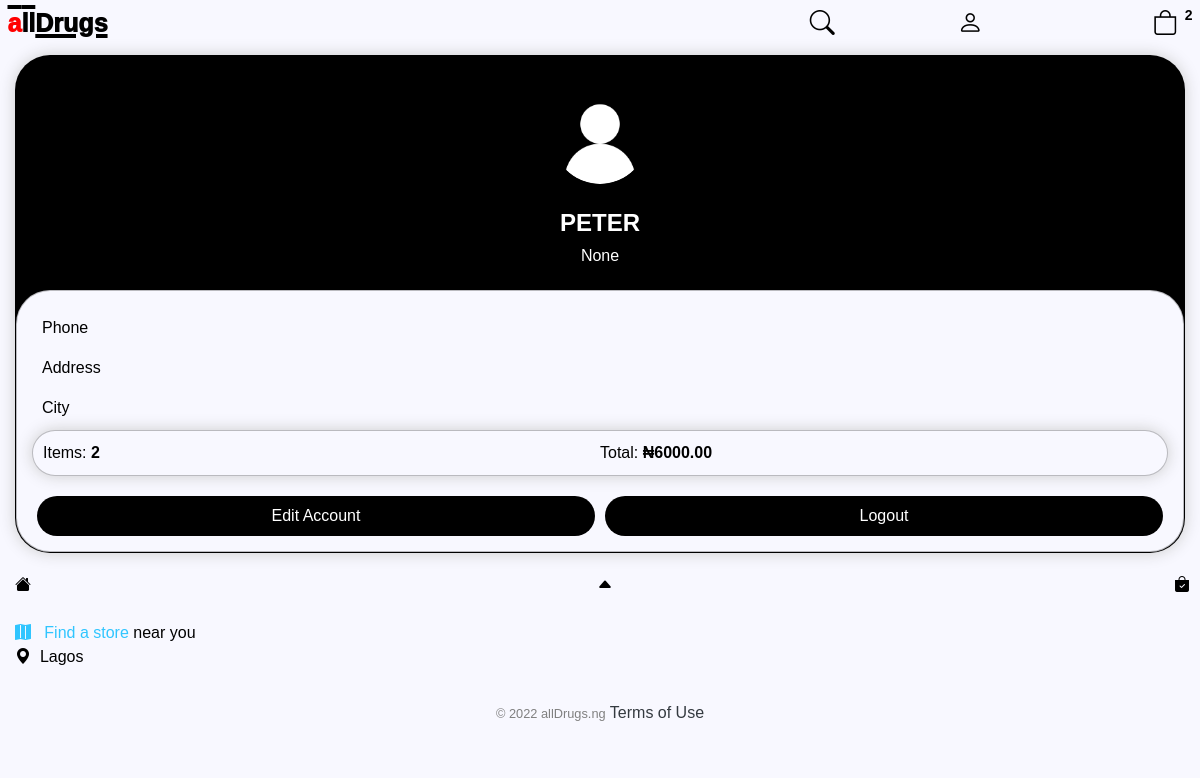
The app's page /account/ (signed in), older data.
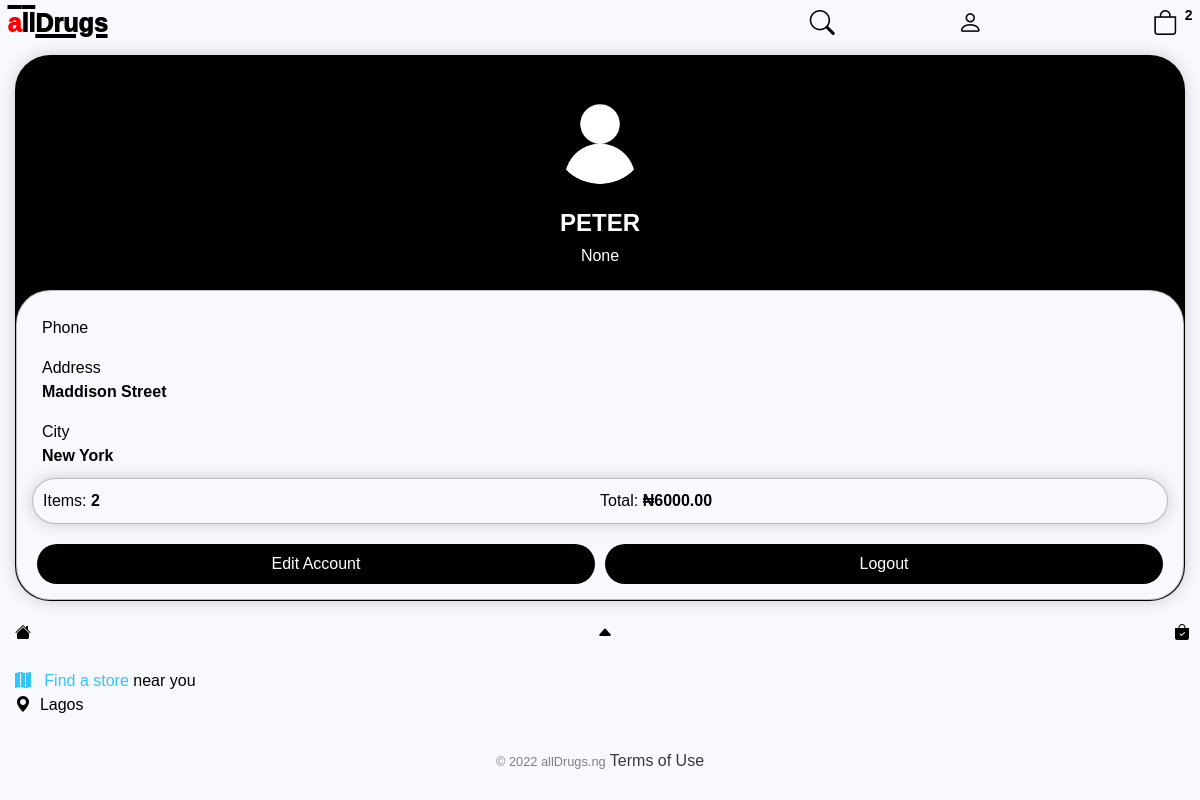
The same page, newer data.
### store/models.py (models this page shows, shortened)
class ShippingAddress(models.Model):
    customer = models.ForeignKey(Customer, on_delete=models.SET_NULL, null=True, blank=True)
    order = models.ForeignKey(Order, on_delete=models.SET_NULL, null=True, blank=True)
    address = models.CharField (max_length=200, null=False,default="nigeria")
    city = models.CharField (max_length=200, null=False)
    state = models.CharField (max_length=200, null=False)
    zipcode = models.CharField (max_length=200, null=False)
    date_added = models.DateTimeField(auto_now_add=True)

### store/views.py (the view)
def account(request):
	data = cartData(request)
	cartItems = data['cartItems']
	order = data['order']
	items = data['items']
	user = request.user.customer
	try:
	    ship = ShippingAddress.objects.get(customer= user, order = order)
	except ShippingAddress.DoesNotExist:
	    ship = None
	context = {'items':items, 'user':user, 'order':order, 'cartItems':cartItems, 'ship':ship }
	return render(request, 'store/account.html', context)

### store/models.py (called while the page is built)
    @property
    def imageURL(self):
        try:
            url = self.image.url
        except:
            url=''
        return url

    @property
    def get_cart_total(self):
        orderitems = self.orderitem_set.all()
        total = sum([item.get_total for item in orderitems])
        return total

    @property
    def get_cart_items(self):
        orderitems = self.orderitem_set.all()
        total = sum([item.quantity for item in orderitems])
        return total

    @property
    def get_total(self):
        total = self.product.price * self.quantity
        return total

### store/utils.py (called while the page is built)
def cartData(request):
	if request.user.is_authenticated:
		customer = request.user.customer
		order, created = Order.objects.get_or_create(customer=customer, complete=False)
		items = order.orderitem_set.all()
		cartItems = order.get_cart_items
	else:
		cookieData = cookieCart(request)
		cartItems = cookieData['cartItems']
		order = cookieData['order']
		items = cookieData['items']
	return {'cartItems':cartItems ,'order':order, 'items':items}

### store/templates/store/account.html (shortened to what this page needs)
{% extends "store/main.html" %}
{% load static %}
{% block content %}
<div class="row">
    <div class="col-lg-12 text-center">
        <div id="profile"  class="box-element"style="">
            <img style="width:100px; length:100px;border:2px solid;border-radius:50%; margin:15px" src="{{user.imageURL}}">
            <h4>
                <strong style="text-transform:uppercase;">
                    {{user.name}}
                </strong>
            </h4>
            <h6 style="">
                {{user.email}}
            </h6>
            <div style="padding:15px;margin: 25px 0px 0px 0px;box-shadow:none;border-radius:34px;"id="" class="box-element">
                <div style="margin:10px"class="contact text-left">
                    <div style="display:flex; justify-content:space-between; flex-direction:column;" class="phone">
                        <section style="flex:50%">
                            Phone
                        </section>
                    </div>
                    <div style="display:flex ;justify-content:space-between; flex-direction:column;" class="address">
                        <section style="flex:50%">
                            Address
                        </section>
                        <section style="flex:50%">
                            <strong>
                                {{ship.address}}
                            </strong>
                        </section>
                    </div>
                    <div style="display:flex justify-content:space-between; flex-direction:column;" class="city">
                        <section style="flex:50%">
                            City
                        </section>
                        <section style="flex:50%">
                            <strong>
                                {{ship.city}}
                            </strong>
                        </section>
                    </div>
                </div>
                <div class="cart box-element">
                    <div style="display:flex">
                        <div style="flex:1;display:flex"class="">
                            <section style="text-align:center">
                                Items:
                            </section>
                            <section>
                                <strong>
                                    &nbsp;{{order.get_cart_items}}
                                </strong>
                            </section>
                        </div>
                        <div style="flex:1;display:flex"class="">
                            <section>
                                Total:
                            </section>
                            <section>
                                <strong>
                                    &nbsp;₦{{order.get_cart_total|floatformat:2}}
                                </strong>
                            </section>
                        </div>
                    </div>
                </div>
                <div style="display:flex">
                    <button style="margin:20px 5px 0px 5px;border:none; border-radius:30px;padding:8px;"class="btn-block profile-btn-a"
                        onclick="window.location.href='{% url 'edit_account' %}'">
                        Edit Account
                    </button>
                    <button
                            onclick="window.location.href='{% url 'logout' %}'"
                            method="POST"
                    style="margin:20px 5px 0px 5px; border:none; border-radius:30px;padding:8px;"class="btn-block profile-btn-b">
                        Logout
                    </button>
                </div>
            </div>
        </div>
    </div>
</div>
{% endblock content %}

Row changes from the older to the newer data that the page shows:
added ShippingAddress: address "Maddison Street", city "New York"
